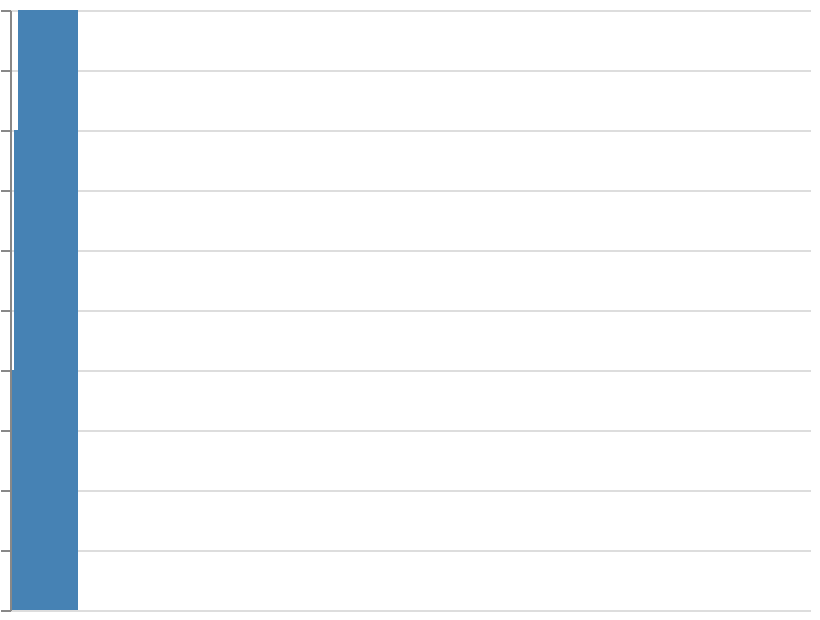

Specify this chart in Vega-Lite:
### Vega specification from a JSON file in a GitHub repository (floating-point values rounded to 4 significant figures)
{"$schema": "https://vega.github.io/schema/vega/v6.json", "width": 400, "height": 300, "padding": 5, "autosize": "none", "data": [{"name": "table", "values": [{"x": 1, "y": 2}, {"x": 2, "y": 4}, {"x": 3, "y": 3}, {"x": 4, "y": 5}]}, {"name": "cross", "source": "table", "transform": [{"type": "aggregate", "groupby": ["x"], "fields": ["y"], "ops": ["sum"], "as": ["y_sum"]}]}], "marks": [{"type": "rect", "from": {"data": "cross"}, "encode": {"update": {"x": {"field": "x", "type": "ordinal"}, "width": {"value": 30}, "y": {"scale": "y", "field": "y_sum"}, "y2": {"scale": "y", "value": 0}, "fill": {"value": "steelblue"}}}}], "scales": [{"name": "y", "type": "linear", "domain": {"data": "cross", "field": "y_sum"}, "range": [{"signal": "height"}, 0], "zero": true, "nice": true}], "axes": [{"scale": "y", "orient": "left", "grid": true, "labels": false}]}
